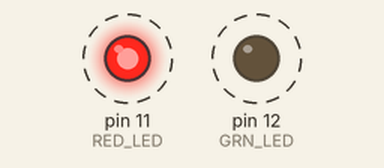
This sketch was run on a simulated Arduino Nano, built with avr-gcc and run on an emulated ATmega328P. Shown: output pins drawn as LEDs (lit = HIGH). Dashed ring = blinking.

Above: at 0.1 s.
Timing chart, 0 to 3.0 s (numbered marks = the images above):
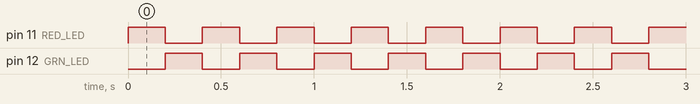

Measured:
- by itself, pin 11 (RED_LED), pin 12 (GRN_LED): alternates HIGH for 0.20 s and LOW for 0.20 s

The sketch:

IoTPSP_LEDs_NANO.ino
```cpp
// program to test LEDs on the IoT Proto Shield Plus
// www.gtronicsShop.com


// select ARDUINO NANO or EVERY according to the device your are using
// tools->Board->"ARDUINO NANO xxxx"
// select port number

#define RED_LED 11 //define pin number for red led
#define GRN_LED 12	//define pin number for green led

void setup() {
  // put your setup code here, to run once:
 pinMode(RED_LED,OUTPUT);
 pinMode(GRN_LED,OUTPUT);
}

void loop() {
  // put your main code here, to run repeatedly:
  digitalWrite(RED_LED,HIGH);
  digitalWrite(GRN_LED,LOW);
  delay(200);
  digitalWrite(RED_LED,LOW);
  digitalWrite(GRN_LED,HIGH);
  delay(200);
}
```
